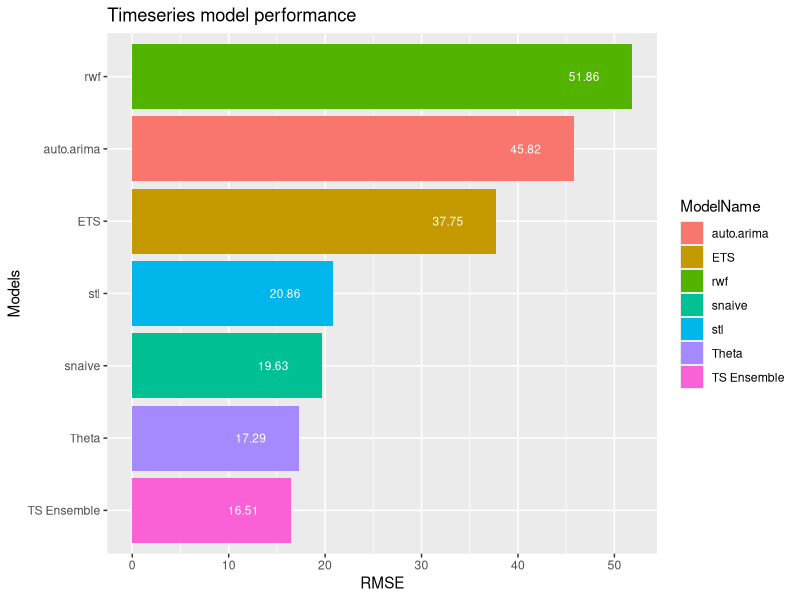
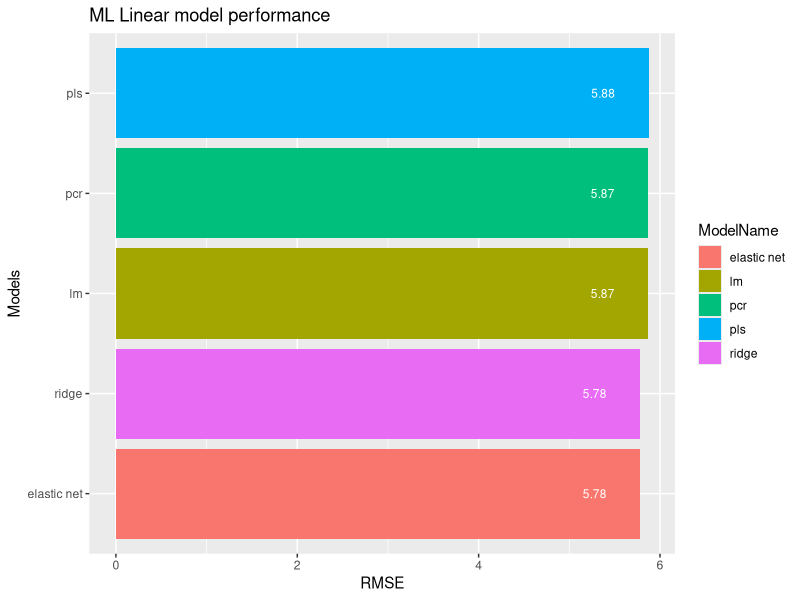
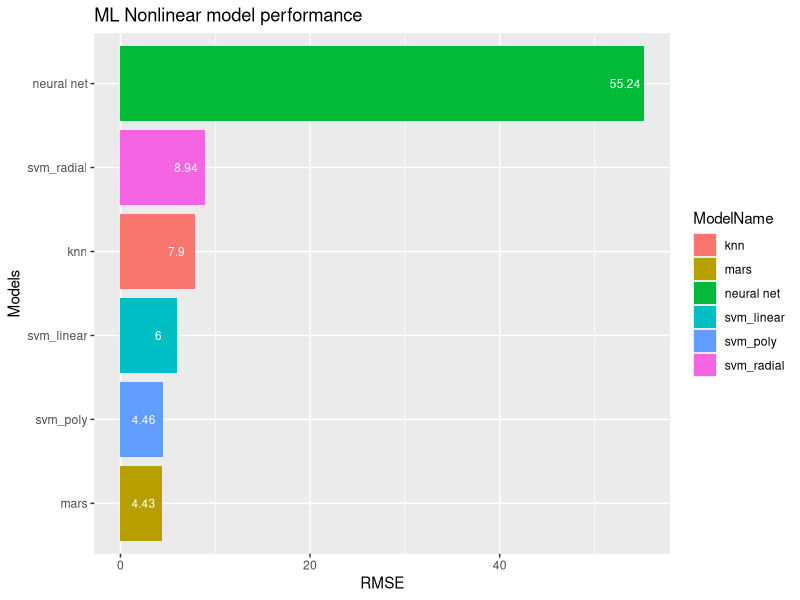
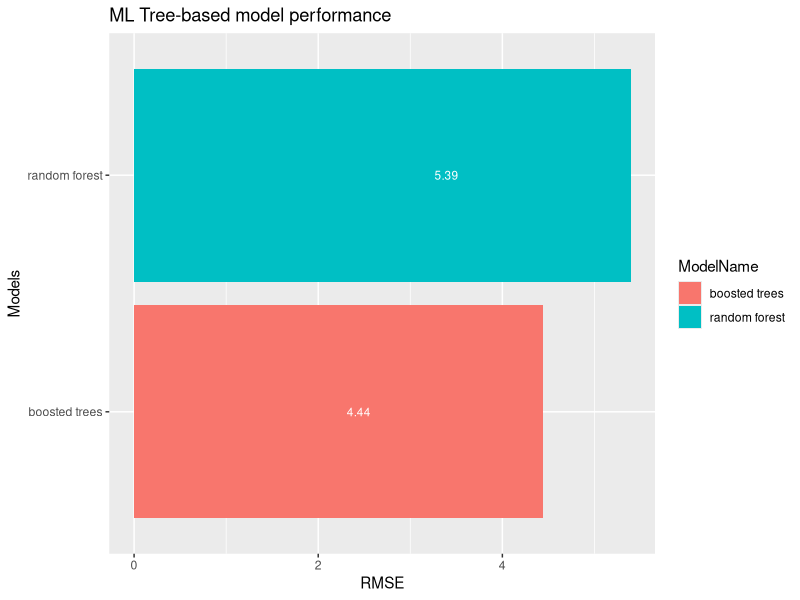
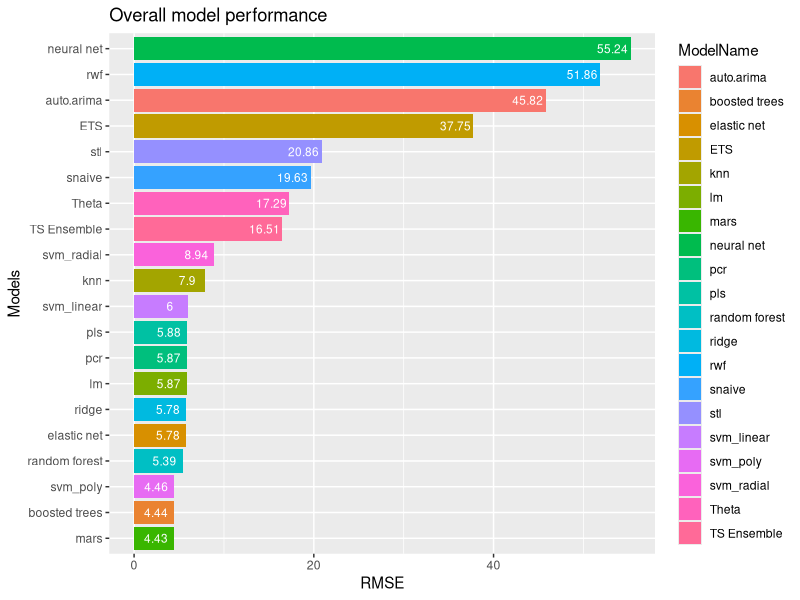

Generate these figures, in order, with R:
library(ggplot2)
df.ts = data.frame(ModelName = c('TS Ensemble', 'Theta', 'snaive', 'stl', 'ETS', 'auto.arima', 'rwf'),
    RMSE = c(16.51246, 17.28723, 19.63182, 20.85651, 37.75413, 45.81771, 51.86268))

ggplot(data = df.ts, aes(x = reorder(ModelName, RMSE), y = RMSE, fill = ModelName)) +
  geom_bar(stat='identity') +
  labs(title="Timeseries model performance") +
  xlab('Models') +
  ylab('RMSE') +
  geom_text(aes(y=RMSE-5, label=round(RMSE,2)), color='white', size=3) +
  coord_flip()

df.linear = data.frame(ModelName = c('elastic net', 'ridge', 'lm', 'pcr', 'pls'),
                   RMSE = c(5.781435, 5.781667, 5.869585, 5.869585, 5.875254)) 

ggplot(data = df.linear, aes(x = reorder(ModelName, RMSE), y = RMSE, fill = ModelName)) +
  geom_bar(stat='identity') +
  labs(title="ML Linear model performance") +
  xlab('Models') +
  ylab('RMSE') +
  geom_text(aes(y=RMSE-0.5, label=round(RMSE,2)), color='white', size=3) +
  coord_flip()

df.nonlinear = data.frame(ModelName = c('mars', 'svm_poly', 'svm_linear', 'knn', 'svm_radial', 'neural net'),
                       RMSE = c(4.434103, 4.464866, 6.003718, 7.902959, 8.939123, 55.240198)) 

ggplot(data = df.nonlinear, aes(x = reorder(ModelName, RMSE), y = RMSE, fill = ModelName)) +
  geom_bar(stat='identity') +
  labs(title="ML Nonlinear model performance") +
  xlab('Models') +
  ylab('RMSE') +
  geom_text(aes(y=RMSE-2, label=round(RMSE,2)), color='white', size=3) +
  coord_flip()

df.tree = data.frame(ModelName = c('boosted trees', 'random forest'),
                          RMSE = c(4.439231, 5.391929))
ggplot(data = df.tree, aes(x = reorder(ModelName, RMSE), y = RMSE, fill = ModelName)) +
  geom_bar(stat='identity') +
  labs(title="ML Tree-based model performance") +
  xlab('Models') +
  ylab('RMSE') +
  geom_text(aes(y=RMSE-2, label=round(RMSE,2)), color='white', size=3) +
  coord_flip()

df.over = rbind(df.ts, df.linear, df.nonlinear, df.tree)
ggplot(data = df.over, aes(x = reorder(ModelName, RMSE), y = RMSE, fill = ModelName)) +
  geom_bar(stat='identity') +
  labs(title="Overall model performance") +
  xlab('Models') +
  ylab('RMSE') +
  geom_text(aes(y=RMSE-2, label=round(RMSE,2)), color='white', size=3) +
  coord_flip()
